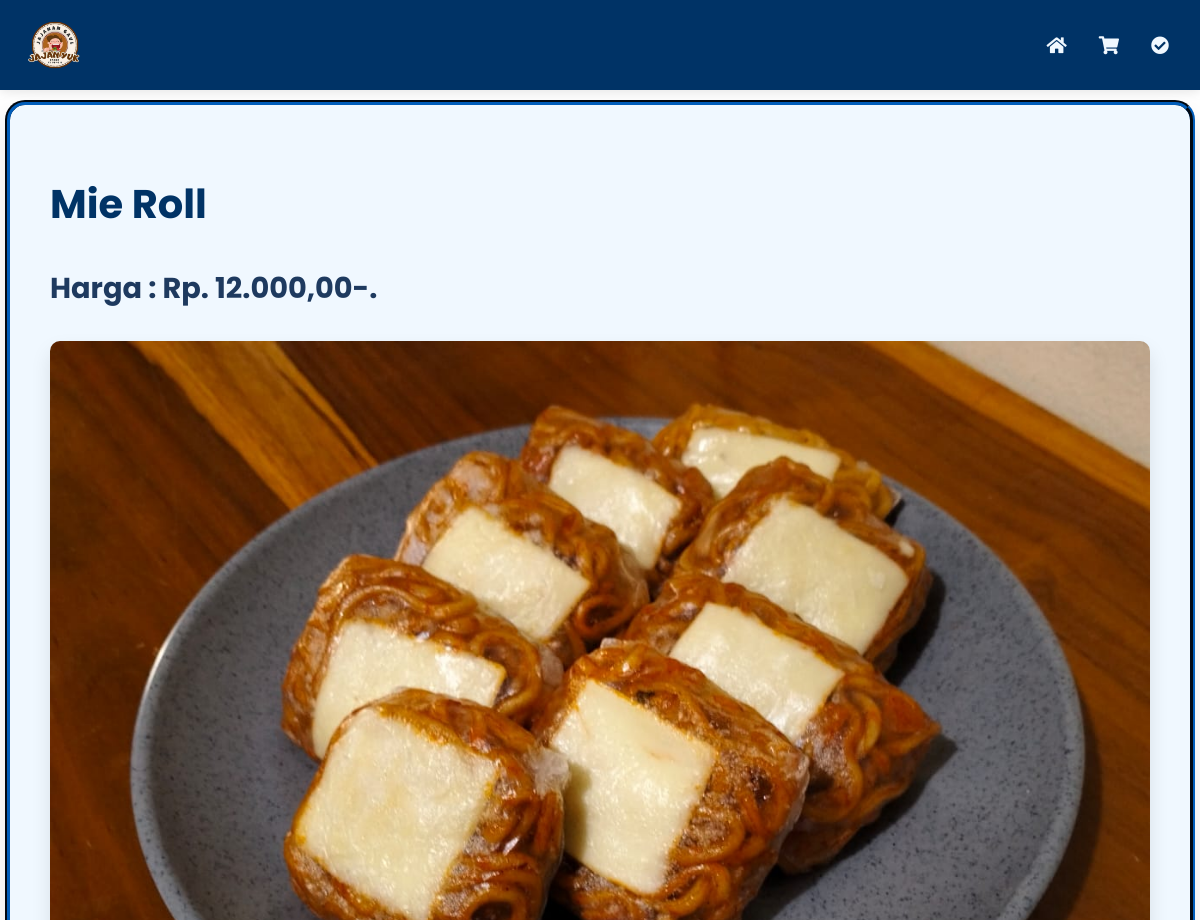
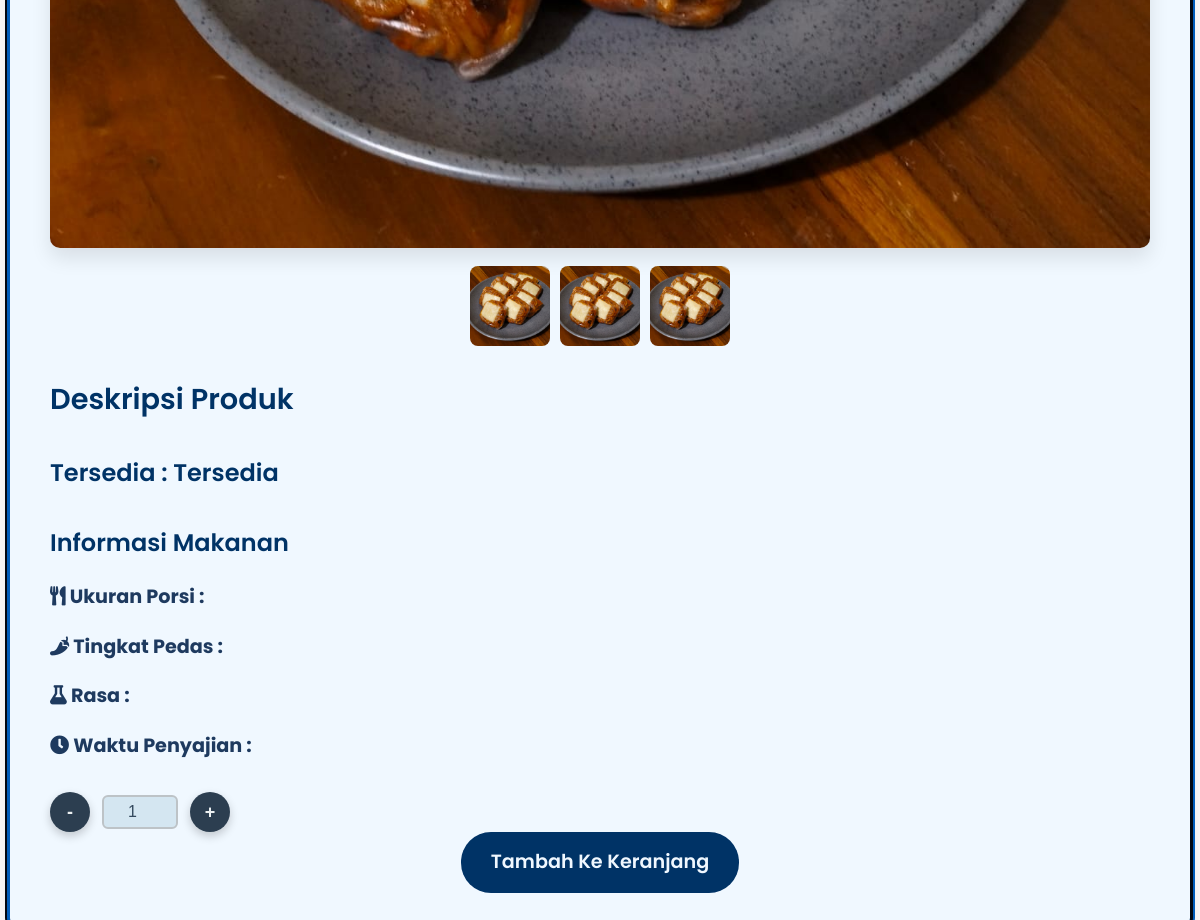
Page /info-produk-pages.php?id=1&type=foods (signed in) on the committed database (2 pictures, top to bottom).
### tables this page shows
CREATE TABLE `foods` (
  `foods_id` int NOT NULL,
  `nama` varchar(100) NOT NULL,
  `deskripsi` text,
  `harga` decimal(10,2) NOT NULL,
  `quantity` int DEFAULT NULL,
  `gambar` text,
  `nama_gambar` text
);

### info-produk-pages.php (the view, shortened to what this page needs)
<?php
include "CODES/BACKEND/db.php";
if (isset($_GET['id']) && isset($_GET['type'])) {
    $id = intval($_GET['id']);
    $type = $_GET['type'];
    if ($type === 'foods' || $type === 'drinks') {
        $table = $type;
        $sql = "SELECT * FROM $table WHERE " . ($type === 'foods' ? 'foods_id' : 'drinks_id') . " = ?";
        $stmt = $db->prepare($sql);
        $stmt->bind_param("i", $id);
        $stmt->execute();
        $result = $stmt->get_result();
        $produk = $result->fetch_assoc();
        if ($produk) {
            $nama = $produk['nama'];
            $harga = $produk['harga'];
            $stock = $produk['quantity'];
            $url_gambar = $produk['gambar'];
            if($stock < 0) {
                $message = "Habis";
            } else {
                $message = "Tersedia";
            }
        } else {
            $error = "Produk tidak ditemukan.";
        }
    } else {
        $error = "Tipe produk tidak valid.";
    }
} else {
    $error = "Parameter tidak lengkap.";
}
?>
<!DOCTYPE html>
<html lang="id">
<head>
    <link rel="stylesheet" href="CODES/CSS/info-produk-styles.css">
    <link href="https://cdnjs.cloudflare.com/ajax/libs/font-awesome/5.15.4/css/all.min.css" rel="stylesheet">
</head>
<div>
    <div id="container">
        <header>
            <div class="kontainer-header">
                <img class="logo" src="ASSETS/IMAGES/icon.png" alt="Logo">
                <div class="menu-icons">
                    <a href="dashboard.php" class="menu-link">
                        <i class="fas fa-home"></i>
                    </a>
                    <a href="carts-pages.php" class="menu-link">
                        <i class="fas fa-shopping-cart"></i>
                    </a>
                    <a href="pre-order-pages.php" class="menu-link">
                        <i class="fas fa-check-circle"></i>
                    </a>
                </div>
            </div>
        </header>
        <div class="produk-detail-container">
            <div class="produk-info">
                <div class="produk-header">
                    <h1 class="produk-title"><?= htmlspecialchars($nama) ?></h1>
                    <p class="produk-harga">Harga : Rp. <?= htmlspecialchars(number_format($harga, 0, ',', '.')), ',00-.' ?></p>
                </div>
                <div class="produk-gallery">
                    <div class="produk-img-container">
                        <img src="<?= htmlspecialchars($url_gambar) ?>" alt="<?= htmlspecialchars($nama) ?>" class="produk-main-img">
                    </div>
                    <div class="produk-img-thumbnails">
                        <img src="<?= htmlspecialchars($url_gambar) ?>" alt="Thumbnail 1" class="thumbnail-img">
                        <img src="<?= htmlspecialchars($url_gambar) ?>" alt="Thumbnail 2" class="thumbnail-img">
                        <img src="<?= htmlspecialchars($url_gambar) ?>" alt="Thumbnail 3" class="thumbnail-img">
                    </div>
                </div>
                <div class="produk-description">
                    <h3>Deskripsi Produk</h3>
                </div>
                <div class="produk-additional-info">
                    <div class="produk-availability">
                        <h4>Tersedia : <?= htmlspecialchars($message) ?></h4>
                    </div>
                    <?php if ($type === 'foods'): ?>
                        <div class="produk-food-info">
                            <h4>Informasi Makanan</h4>
                            <p><strong><i class="fas fa-utensils"></i> Ukuran Porsi :</strong> <?= htmlspecialchars($ukuran_porsi) ?></p>
                            <p><strong><i class="fas fa-pepper-hot"></i> Tingkat Pedas :</strong> <?= htmlspecialchars($tingkat_pedas) ?></p>
                            <p><strong><i class="fas fa-flask"></i> Rasa :</strong> <?= htmlspecialchars($deskripsi_rasa) ?></p>
                            <p><strong><i class="fas fa-clock"></i> Waktu Penyajian :</strong> <?= htmlspecialchars($waktu_penyajian) ?></p>
                        </div>
                    <?php endif; ?>
                </div>
                <div class="product-quantity">
                        <form class="quantity-control" action="carts-pages.php" method="">
                            <button class="minus-btn" data-id="2">-</button>
                            <input type="number" value="1" class="quantity-input" data-id="2">
                            <button class="plus-btn" data-id="2" name="plusbtn">+</button>
                        </form>
                    </div>
                <div class="produk-action">
                    <a href="carts-pages.php?idproduk=<?= $id ?>" class="add-to-cart-btn">Tambah Ke Keranjang</a>
                </div>
            </div>
        </div>
</body>
</html>

### CODES/CSS/info-produk-styles.css (style rules this page uses)
header { width: 100%; position: fixed; top: 0; z-index: 1000; background: #003366; box-shadow: 0 2px 10px rgba(0, 0, 0, 0.1); }
.kontainer-header { display: flex; justify-content: space-between; align-items: center; padding: 10px 20px; }
.logo { width: 70px; height: 70px; margin: 0; }
.menu-icons { display: flex; align-items: center; position: absolute; right: 5px; padding: 10px; border-radius: 5px; }
.menu-link { display: flex; align-items: center; padding: 8px 16px; color: #f0f8ff; border-radius: 5px; background-color: transparent; text-decoration: none; font-weight: bold; transition: background-color 0.3s ease, transform 0.2s ease; }
.menu-link i { font-size: 18px; color: #f0f8ff; }
.produk-detail-container { display: flex; justify-content: center; align-items: flex-start; min-height: 100vh; width: 100%; overflow-x: hidden; }
.produk-info { margin-top: 100px; background-color: #f0f8ff; border: groove 5px #003366; border-radius: 20px; box-shadow: 0 15px 30px rgba(0, 0, 0, 0.1); max-width: 1100px; width: 100%; padding: 40px; }
.produk-header { margin-bottom: 30px; }
.produk-title { font-size: 2.5rem; color: #003366; font-weight: 700; }
.produk-harga { font-size: 1.8rem; color: #1E3A5F; font-weight: 700; }
.produk-gallery { display: flex; flex-direction: column; align-items: center; margin-bottom: 30px; }
.produk-img-container { text-align: center; margin-bottom: 10px; }
.produk-main-img { max-width: 100%; height: auto; border-radius: 10px; box-shadow: 0 10px 20px rgba(0, 0, 0, 0.1); transition: transform 0.3s ease; }
.produk-img-thumbnails { display: flex; gap: 10px; justify-content: center; }
.product-quantity { text-align: center; }
.quantity-control { display: flex; align-items: center; gap: 12px; }
.quantity-control button { width: 40px; height: 40px; background: #2c3e50; color: #ecf0f1; font-size: 18px; font-weight: bold; border: none; border-radius: 50%; cursor: pointer; box-shadow: 0 4px 10px rgba(0, 0, 0, 0.2); transition: transform 0.2s, background 0.3s; }
.quantity-input { width: 60px; text-align: center; border: 2px solid #bdc3c7; border-radius: 6px; padding: 6px; font-size: 16px; font-weight: 500; color: #34495e; background: #d4e6f1; }
.thumbnail-img { width: 80px; height: 80px; object-fit: cover; border-radius: 8px; cursor: pointer; transition: transform 0.3s ease; }
.produk-description { margin-bottom: 30px; }
.produk-description h3 { font-size: 1.8rem; font-weight: 600; color: #003366; margin-bottom: 15px; }
.produk-additional-info { margin-bottom: 30px; }
.produk-additional-info h4 { font-size: 1.5rem; font-weight: 600; color: #003366; margin-bottom: 15px; }
.produk-additional-info p { font-size: 1.2rem; color: #1E3A5F; margin-bottom: 10px; }
.produk-action { display: flex; gap: 20px; justify-content: center; }
.add-to-cart-btn, .buy-now-btn { background-color: #003366; color: #f0f8ff; padding: 15px 30px; border-radius: 30px; font-size: 1.2rem; text-decoration: none; text-align: center; font-weight: 600; transition: background-color 0.3s ease, transform 0.3s ease; }

### rows in the picture
foods: nama "Mie Roll", harga "12.000", gambar+nama (picture), gambar (picture), quantity "Tersedia"
